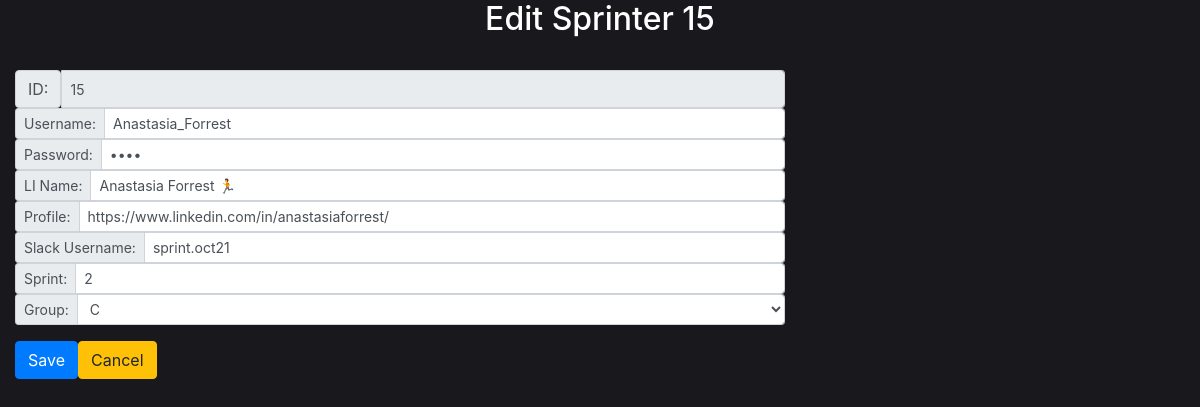
Screenshot of /edit_sprinter?id_sprinter=15 (signed in) with the database file from the repository.
### tables this page shows
CREATE TABLE sprinters (
                            id INTEGER PRIMARY KEY AUTOINCREMENT,
                            username varchar(16),
                            password varchar(32),
                            sprinter text,
                            profile varchar(255),
                            slack_username varchar(255),
                            sprint_number int,
                            grupo varchar(2),
                            total_posts INTEGER NULL,
                            total_comments INTEGER NULL);

### flask_app.py (the view, shortened to what this page needs)
@app.route('/edit_sprinter', methods=['GET','POST'])
def edit_sprinter():
    if request.method == 'GET':
        datos = sprint.Sprint()
        id_sprinter = request.args['id_sprinter']
        datos_sprinter = datos.get_sprinter(id_sprinter)
        print(datos_sprinter)
        return render_template('edit_sprinter.html', datos=datos_sprinter)

### sprint.py (called while the page is built)
    def create_database(self, db_file):
        conn = None
        try:
            conn = sqlite3.connect(db_file)
        except Error as e:
            print(e)
        return conn

    def get_sprinter(self, id_sprinter):
        sql_spt = f"SELECT * from sprinters where id={id_sprinter}"
        spt = self.conn.cursor()
        spt.execute(sql_spt)
        return spt.fetchone()

### templates/edit_sprinter.html (shortened to what this page needs)
<!doctype html>
<html lang="en">
<head>
  <link rel="stylesheet" href="https://maxcdn.bootstrapcdn.com/bootstrap/4.0.0/css/bootstrap.min.css">
  <link rel="stylesheet" href="static/style.css?v=1.0">
</head>
<body>
    <h2>Edit Sprinter {{datos[0]}}</h2>
    <br>
    <form name="signup" method="post" class="form-inline">
        <div class="input-group input-group-sm col-8">
            <div class="input-group-prepend-sm">
                <span class="input-group-text" id="inputGroup2">ID:</span>
            </div>
            <input size=20 type="text" id="id_sprinter" name="id_sprinter" placeholder="" class="form-control" value='{{datos[0]}}' readonly>
        </div>
        <div class="input-group input-group-sm col-8">
            <div class="input-group-prepend">
                <span class="input-group-text" id="inputGroup2">Username:</span>
            </div>
            <input size=20 type="text" id="username" name="username" placeholder="Username" class="form-control" value='{{datos[1]}}' required>
        </div>
        <div class="input-group input-group-sm col-8">
            <div class="input-group-prepend">
                <span class="input-group-text" id="inputGroup2">Password:</span>
            </div>
            <input size=20 type="password" id="password" name="password" placeholder="Password" class="form-control" value='{{datos[2]}}' required>
        </div>
        <div class="input-group input-group-sm col-8">
            <div class="input-group-prepend">
                <span class="input-group-text" id="inputGroup2">LI Name:</span>
            </div>
            <input size=20 type="text" id="sprinter" name="sprinter" placeholder="Name" class="form-control" value='{{datos[3]}}' required>
        </div>
        <div class="input-group input-group-sm col-8">
            <div class="input-group-prepend">
                <span class="input-group-text" id="inputGroup2">Profile:</span>
            </div>
            <input type="url" id="profile" name="profile" placeholder="Profile" class="form-control" value='{{datos[4]}}' required>
        </div>
        <div class="input-group input-group-sm col-8">
            <div class="input-group-prepend">
                <span class="input-group-text" id="inputGroup2">Slack Username:</span>
            </div>
            <input size=20 type="text" id="sprinter" name="slack_username" placeholder="Slack Username" class="form-control" value='{{datos[5]}}' required>
        </div>
        <div class="input-group input-group-sm col-8">
            <div class="input-group-prepend">
                <span class="input-group-text" id="inputGroup2">Sprint:</span>
            </div>
            <input type="number" id="sprint_number" name="sprint_number" placeholder="This is my sprint number..." class="form-control" value='{{datos[6]}}'>
        </div>
        <div class="input-group input-group-sm col-8">
            <div class="input-group-prepend">
                <span class="input-group-text" id="inputGroup2">Group:</span>
            </div>
            <select name='group' id='group' class="form-control" required>
                <option {% if datos[7] == 'C' %} selected {% endif %} value="C">C</option>
            </select>
        </div>
        <div class="input-group input-group-sm col-8">
        </div>
        <div class="input-group input-group-sm col-8">
            <button class='btn btn-primary' onclick="document.edit.accion.value='edit';">Save</button>
            <button class='btn btn-warning' onclick="location.href='/sprinters'" type="button">Cancel</button>
        </div>
    </form>
</body>

### static/style.css (style rules this page uses)
html, body { background-color: #19191d; }
h1, h2, h3, h4, span, label { color: white; text-align: center; }
input { display: block; margin-left: auto; margin-right: auto; float: center; }

### rows the page displays
sprinters: id "15", id_sprinter "15", username "Anastasia_Forrest", sprinter "Anastasia Forrest 🏃", profile "https://www.linkedin.com/in/anastasiaforrest/", slack_username "sprint.oct21", sprint_number "2", group "C"
